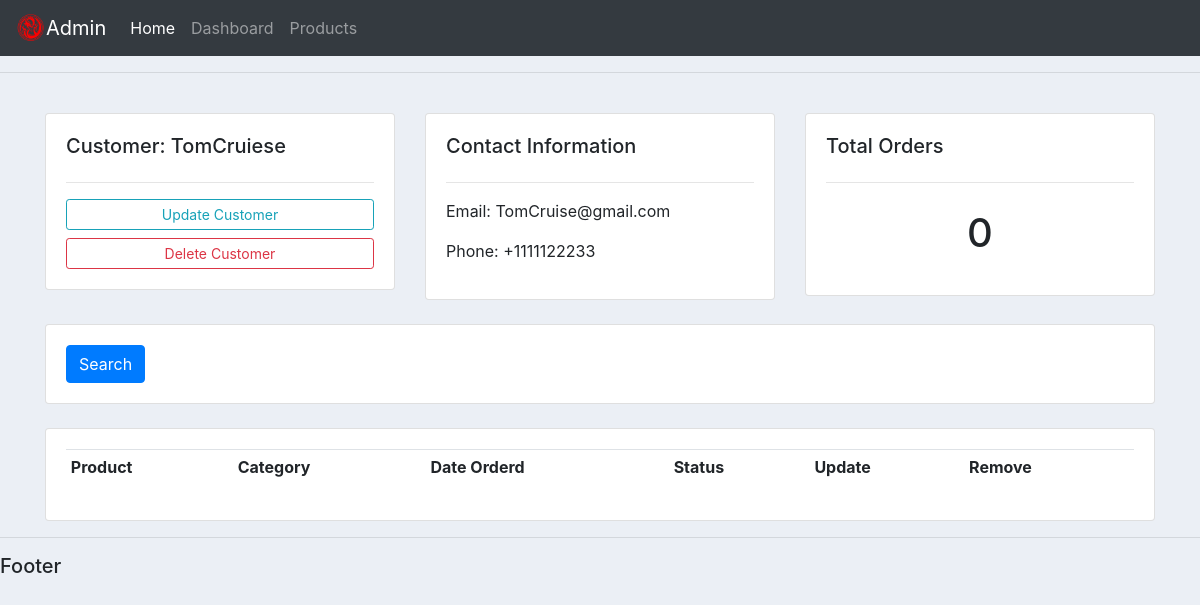
Screenshot of /customers/4/ with the database file from the repository.
### accounts/models.py (models this page shows, shortened)
class Customer(models.Model):
    name = models.CharField(max_length=200, null=True)
    phone = models.CharField(max_length=200, null=True)
    email = models.CharField(max_length=200, null=True)
    date_created = models.DateTimeField(auto_now_add=True, null=True)

### accounts/views.py (the view)
# urls.py: path('customers/<int:pk>/', views.Customers, name='customers'),
def Customers(request,pk):
    customer = Customer.objects.get(pk=pk)
    orders = customer.order_set.all()
    order_count=orders.count()
    context = {'customer':customer ,'orders':orders, 'order_count':order_count}
    return render(request, 'accounts/customers.html', context)

### accounts/templates/accounts/customers.html (shortened to what this page needs)
{% extends 'accounts/base.html' %}
{% block content %}
    <br>
<div class="row">
	<div class="col-md">
		<div class="card card-body">
			<h5>Customer: {{ customer.name }}</h5>
			<hr>
			<a class="btn btn-outline-info  btn-sm btn-block" href="">Update Customer</a>
			<a class="btn btn-outline-danger  btn-sm btn-block" href="">Delete Customer</a>
		</div>
	</div>
	<div class="col-md">
		<div class="card card-body">
			<h5>Contact Information</h5>
			<hr>
			<p>Email: {{customer.email}} </p>
			<p>Phone: {{customer.phone}} </p>
		</div>
	</div>
	<div class="col-md">
		<div class="card card-body">
			<h5>Total Orders</h5>
			<hr>
			<h1 style="text-align: center;padding: 10px">{{order_count}}</h1>
		</div>
	</div>
</div>
<br>
<div class="row">
	<div class="col">
		<div class="card card-body">
			<form method="get">
		    <button class="btn btn-primary" type="submit">Search</button>
		  </form>
		</div>
	</div>
</div>
<br>
<div class="row">
	<div class="col-md">
		<div class="card card-body">
			<table class="table table-sm">
				<tr>
					<th>Product</th>
					<th>Category</th>
					<th>Date Orderd</th>
					<th>Status</th>
					<th>Update</th>
					<th>Remove</th>
				</tr>
			</table>
		</div>
	</div>
</div>
{% endblock %}

### static/css/main.css (style rules this page uses)
body { background-color: #ebeff5; }

### rows the page displays
Customer: name "TomCruiese", email "TomCruise@gmail.com", phone "+1111122233"

### other values shown
{{ order_count }} "0"
